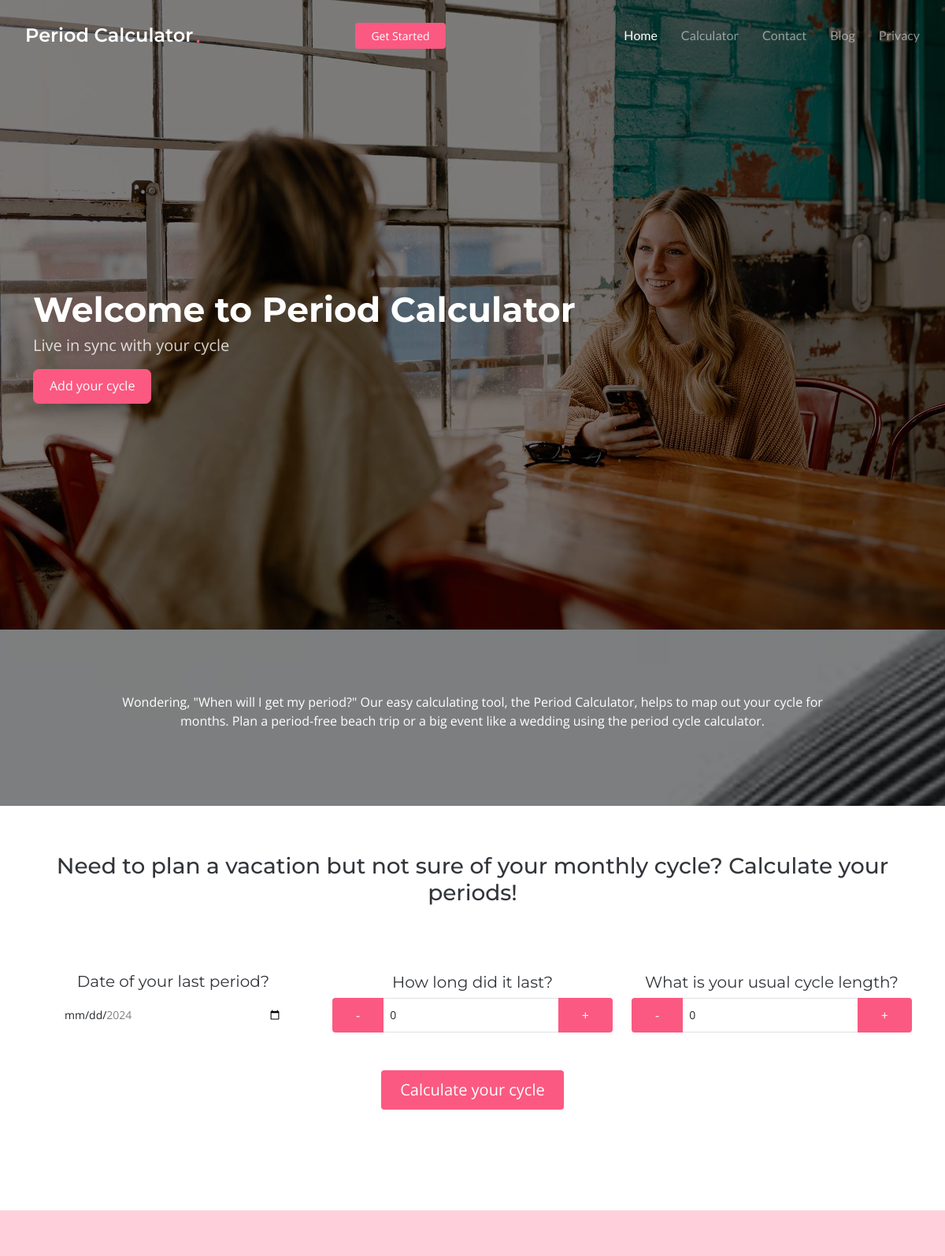
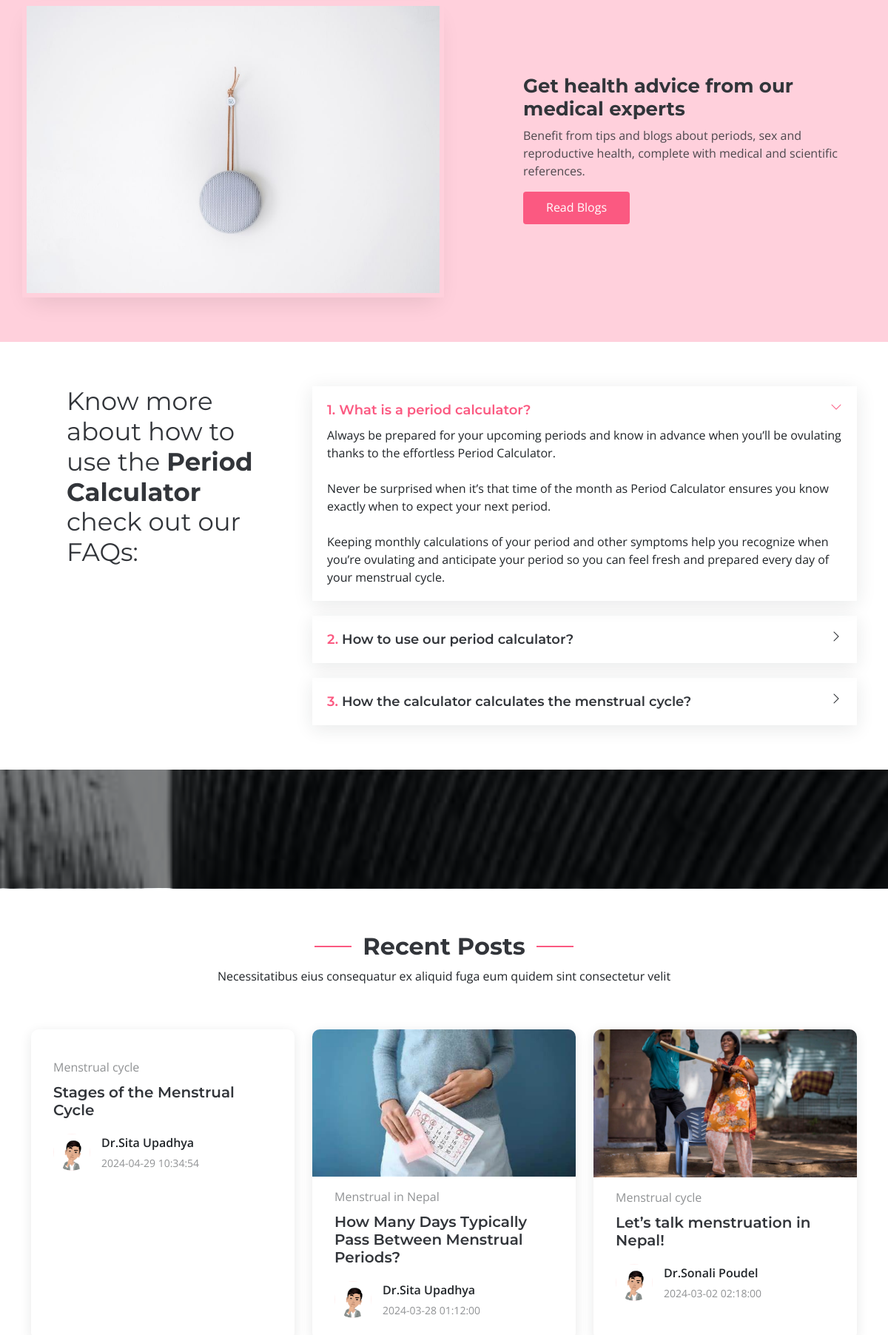
The page / (upper part) on the database its author committed (2 pictures, top to bottom).
### tables this page shows
CREATE TABLE `blog` (
  `blog_id` int(11) NOT NULL PRIMARY KEY AUTO_INCREMENT,
  `blog_title` varchar(255) NOT NULL,
  `blog_body` longtext NOT NULL,
  `blog_image` varchar(255) NOT NULL,
  `category` int(11) NOT NULL,
  `author_id` int(11) NOT NULL,
  `publish_date` timestamp NOT NULL DEFAULT current_timestamp()
);

CREATE TABLE `categories` (
  `cat_id` int(11) NOT NULL PRIMARY KEY AUTO_INCREMENT,
  `cat_name` varchar(255) NOT NULL
);

CREATE TABLE `author` (
  `author_id` int(11) NOT NULL PRIMARY KEY AUTO_INCREMENT,
  `author_name` varchar(100) NOT NULL,
  `email` varchar(255) NOT NULL,
  `password` varchar(255) NOT NULL,
  `role` int(11) NOT NULL
);

### index.php (the view, shortened to what this page needs)
<?php
include_once ('header.php');
?>
<main id="main">
  <section id="hero" class="hero">
    <img src="assets/img/hero-bg.jpg" alt="" data-aos="fade-in">
    <div class="container">
      <div class="row">
        <div class="col-lg-10">
          <h2 data-aos="fade-up" data-aos-delay="100">Welcome to Period Calculator</h2>
          <p data-aos="fade-up" data-aos-delay="200">Live in sync with your cycle</p>
        </div>
        <div class="col-lg-5">
          <a href="dashboard/login.php">
            <button type="submit" class="btn">Add your cycle</button>
          </a>
        </div>
      </div>
    </div>
  </section>
  <section id="call-to-action" class="call-to-action" style="background-color: #FFD0DC;">
    <img src="assets/img/cta-bg.jpg" alt="">
    <div class="container">
      <div class="row justify-content-center" data-aos="zoom-in" data-aos-delay="100">
        <div class="col-xl-10">
          <div class="text-center text-pink">
            <p>Wondering, "When will I get my period?" Our easy calculating tool, the Period Calculator, helps to map
              out
              your cycle for months. Plan a period-free beach trip or a big event like a wedding using the period cycle
              calculator.</p>
          </div>
        </div>
      </div>
    </div>
  </section>
  <section id="calculator" class="about">
    <div class="container" data-aos="fade-up" data-aos-delay="100">
      <div class="section-title text-center">
        <h3>Need to plan a vacation but not sure of your monthly cycle? Calculate your periods!</h3>
      </div>
      <form id="period-form">
        <div class=" d-flex align-items-center justify-content-between small row row-cols-3 text-center mt-3">
          <div class="col">
            <h5 class="mb-2 fw-normal">Date of your last period?</h5>
            <input type="date" class="form-control form-control-sm form-pink" id="last-period-start" max="" required
              value="">
          </div>
          <div class="col">
            <h5 class="mb-2 fw-normal">How long did it last?</h5>
            <div class="input-group">
              <button class="btn btn-pink" id="decrementDuration">-</button>
              <input type="text" class="form-control form-control-sm" value="0" readonly id="period-duration" min="1"
                max="10" required>
              <button class="btn btn-pink" id="incrementDuration">+</button>
            </div>
          </div>
          <div class="col">
            <h5 class="mb-2 fw-normal">What is your usual cycle length?</h5>
            <div class="input-group">
              <button class="btn btn-pink" id="decrementCycle">-</button>
              <input type="number" class="form-control form-control-sm" value="0" id="cycle-length" min="18" max="40"
                required>
              <button class="btn btn-pink" id="incrementCycle">+</button>
            </div>
          </div>
        </div>
        <div class="mt-5 align-items-center text-center">
          <button type="submit" id="calculateCycleBtn" class="btn btn-pink btn-lg px-4">Calculate your cycle</button>
        </div>
      </form>
      <div id="calendarSection" class="row mt-5">
        <div class="col">
          <div class="row">
            <div class="col">
            </div>
            <div class="col">
            </div>
            <div class="col">
            </div>
          </div>
        </div>
      </div>
    </div>
  </section>
  <section id="features" class="features">
    <div class="container">
      <div class="row gy-4 align-items-stretch justify-content-between features-item ">
        <div class="col-lg-6 d-flex align-items-center features-img-bg" data-aos="zoom-out">
          <img src="assets/img/features-light-3.jpg" class="img-fluid" alt="">
        </div>
        <div class="col-lg-5 d-flex justify-content-center flex-column" data-aos="fade-up">
          <h3>Get health advice from our medical experts</h3>
          <p>Benefit from tips and blogs about periods, sex and reproductive health, complete with medical and
            scientific references.</p>
          <a href="blogs/" class="btn btn-get-started align-self-start">Read Blogs</a>
        </div>
      </div>
    </div>
  </section>
  <section id="faq" class="faq">
    <div class="container">
      <div class="row gy-4">
        <div class="col-lg-4" data-aos="fade-up" data-aos-delay="100">
          <div class="content px-xl-5">
            <h3>Know more about how to use the <strong>Period Calculator</strong> check out our FAQs:
            </h3>
          </div>
        </div>
        <div class="col-lg-8" data-aos="fade-up" data-aos-delay="200">
          <div class="faq-container">
            <div class="faq-item faq-active">
              <h3><span class="num">1.</span> <span>What is a period calculator?</span></h3>
              <div class="faq-content">
                <p>Always be prepared for your upcoming periods and know in advance when you’ll be ovulating thanks to
                  the effortless Period Calculator.</p>
                <br>
                <p> Never be surprised when it’s that time of the month as Period Calculator ensures you know exactly
                  when to expect your next period.</p>
                <br>
                <p> Keeping monthly calculations of your period and other symptoms help you recognize when you’re
                  ovulating and anticipate your period so you can feel fresh and prepared every day of your menstrual
                  cycle.</p>
              </div>
              <i class="faq-toggle bi bi-chevron-right"></i>
            </div>
            <div class="faq-item">
              <h3><span class="num">2.</span> <span>How to use our period calculator?</span></h3>
              <i class="faq-toggle bi bi-chevron-right"></i>
            </div>
            <div class="faq-item">
              <h3><span class="num">3.</span> <span>How the calculator calculates the menstrual cycle?</span></h3>
              <i class="faq-toggle bi bi-chevron-right"></i>
            </div>
          </div>
        </div>
      </div>
    </div>
  </section>
  <section id="call-to-action" class="call-to-action">
    <img src="assets/img/cta-bg.jpg" alt="">
  </section>
  <section id="recent-posts" class="recent-posts">
    <div class="container section-title" data-aos="fade-up">
      <h2>Recent Posts</h2>
      <p>Necessitatibus eius consequatur ex aliquid fuga eum quidem sint consectetur velit</p>
    </div>
    <div class="container">
      <div class="row gy-4">
        <?php
        $conn = new mysqli(DBHOST, DBUSER, DBPWD, DBNAME);
        $sql = "  SELECT * FROM blog LEFT JOIN categories ON blog.category=categories.cat_id LEFT JOIN author ON blog.author_id=author.author_id ORDER BY blog.publish_date DESC LIMIT 3";
        $result = $conn->query($sql);
        if ($result->num_rows > 0) {
          while ($row = $result->fetch_assoc()) {
            ?>
            <div class="col-xl-4 col-md-6" data-aos="fade-up" data-aos-delay="100">
              <article>
                <div class="post-img">
                  <img src="blogs/admin/upload/<?php echo $row["blog_image"]; ?>" alt="" class="img-fluid">
                </div>
                <p class="post-category">
                  <?php echo $row["cat_name"]; ?>
                </p>
                <h2 class="title">
                  <a href="blogs/blog.php?id=<?php echo $row["blog_id"]; ?>">
                    <?php echo $row["blog_title"]; ?>
                  </a>
                </h2>
                <div class="d-flex align-items-center">
                  <img src="assets/img/blog/blog-author.jpg" alt="" class="img-fluid post-author-img flex-shrink-0">
                  <div class="post-meta">
                    <p class="post-author">
                      <?php echo $row["author_name"]; ?>
                    </p>
                    <p class="post-date">
                      <time datetime="2022-01-01">
                        <?php echo $row["publish_date"]; ?>
                      </time>
                    </p>
                  </div>
                </div>
              </article>
            </div>
            <?php
          }
        } else {
          echo "No articles found";
        }
        ?>
      </div>
    </div>
  </section>
</main>
<?php
include_once ('footer.php');
?>

### rows shown on the page
blog: categories.cat_name "Menstrual cycle", blog_title "Stages of the Menstrual Cycle", author.author_name "Dr.Sita Upadhya", publish_date "2024-04-29 10:34:54"
blog: blog_image (picture), categories.cat_name "Menstrual in Nepal", blog_title "How Many Days Typically Pass Between Menstrual Periods?", author.author_name "Dr.Sita Upadhya", publish_date "2024-03-28 01:12:00"
blog: blog_image (picture), categories.cat_name "Menstrual cycle", blog_title "Let’s talk menstruation in Nepal!", author.author_name "Dr.Sonali Poudel", publish_date "2024-03-02 02:18:00"
